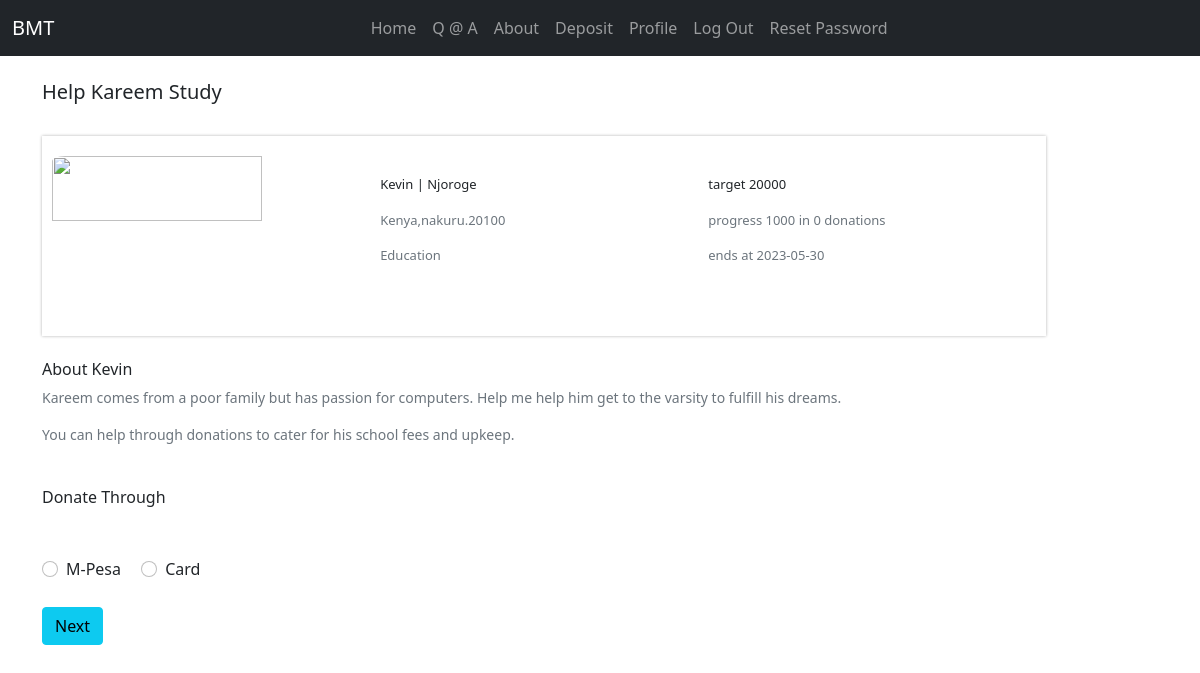
/Users/project/23/details (signed in), run on the app's committed database.
### Users/models.py (models this page shows, shortened)
class Project(models.Model):
    user = models.ForeignKey(MyUser, on_delete=models.CASCADE)
    title=models.CharField(max_length=30)
    first_name=models.CharField(max_length=100)
    last_name=models.CharField(max_length=100)
    surname=models.CharField(max_length=100,blank=True)
    target_relationship=models.CharField(max_length=100,blank=True)
    target_country=models.CharField(max_length=100,blank=True)
    target_city=models.CharField(max_length=100,blank=True)
    target_area=models.CharField(max_length=100,blank=True)
    problem=models.TextField(max_length=500,blank=True)
    solution=models.TextField(max_length=300,blank=True)
    target_amount=models.PositiveIntegerField(default=0)
    achieved_amount=models.PositiveIntegerField(default=0)
    date=models.DateTimeField(auto_now=True)
    expiry=models.CharField(max_length=100)
    status=models.CharField(max_length=10)
    def __str__(self):
        return f"{self.user}"

### Users/views.py (the view, shortened to what this page needs)
# urls.py: path('project/<int:pk>/details', ProjectDetail.as_view(), name='projectid'),
class ProjectDetail(DetailView):
    template_name='Users/projectid.html'
    context_object_name='project'
    model=Project
    def get_context_data(self, *, object_list=None, **kwargs):
        context = super(ProjectDetail, self).get_context_data(**kwargs)
        user = self.request.user
        print(type(user))
        context['donations'] =StripeCardPayments.objects.filter(project_id=self.kwargs['pk']).count()
        print(context)
        return context

### Users/models.py (called while the page is built)
    def __str__(self):
        return self.email

### Users/templates/Users/projectid.html (shortened to what this page needs)
{% extends 'Users/base.html' %}
{% load static %}
{% block content %}
<div class="container">
    <br>
      <h5>{{ project.title|title }}</h5>
    <br>
    <div class="idcontainer ">
        <div class="img-container">
            <img src="https://encrypted-tbn0.gstatic.com/images?q=tbn:ANd9GcRO-4Q4uAw7MPWWiDNf2KqwdAswigARFbz6_Q&usqp=CAU">
        </div>
        <div>
            <br><br>
            <p>{{ project.first_name }} | {{ project.last_name }} </p>
            <p class="text-muted"> {{ project.target_country  }},{{ project.target_city }}.{{ project.target_area }} </p>
            <p class="text-muted">Education</p>
        </div>
        <div>
            <br><br>
            <p>target {{ project.target_amount }}  </p>
            <p class="text-muted">progress {{ project.achieved_amount  }} in {{ donations }} donations </p>
            <p class="text-muted">ends at {{ project.expiry }}</p>
        </div>
    </div>
<br>
    <div style="font-size:14px;">
        <h6>About {{ project.first_name }}</h6>
        <p class="text-muted">{{ project.problem }}</p>
        <p class="text-muted">{{ project.solution }} </p>
    </div>
<div>
    <br>
    Donate Through
    <br><br>
  </div>
    <br>
    <form method="POST">
<div id="trade-table">
       <div class="form-check form-check-inline"  >
          <input class="form-check-input" type="radio" name="line" id="name" data-rate="M-Pesa" value='M-Pesa'  >
           <label>M-Pesa</label>
       </div>
      <div class="form-check form-check-inline">
          <input class="form-check-input" type="radio" name="line" id="card" value='Card'  >
          <label>Card</label>
      </div>
<br>
    <br>
    <button class="btn btn-info">Next</button>
    </form>
</div>
</div>
{% endblock %}

### Users/static/Users/styles.css (style rules this page uses)
body { margin-top: 0px !important; }
.idcontainer { width: 90%; margin: 0 ; display: grid; grid-template-columns: repeat(3, 1.9fr); grid-gap: 0px; padding: 0 10px; height:200px; box-shadow: 0px 0px 3px 0px rgba(0, 0, 0, 0.3); font-size: 13px; }
.img-container { margin-top:20px; }
.idcontainer img { width: 80%; height: 60%; margin: auto; border-radius: 5%; }

### Users/static/Users/docs.css (style rules this page uses)
@media (min-width: 768px) { :root { scroll-padding-top:4rem } }

### data on the page
Project: title "Help Kareem Study", first_name "Kevin", last_name "Njoroge", target_country "Kenya", target_city "nakuru", target_area "20100", target_amount "20000", achieved_amount "1000", expiry "2023-05-30", problem "Kareem comes from a poor family but has passion for computers. Help me help him get to the varsity to fulfill his dreams.", solution "You can help through donations to cater for his school fees and upkeep."

### other printed values
{{ donations }} "0"
